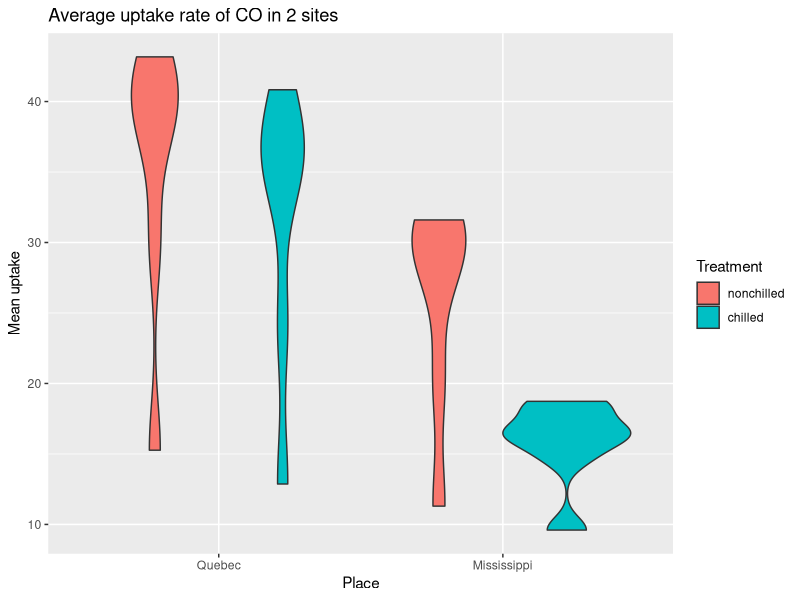

Here is the R script that generated this plot:
#Section 4
# 2 feb 2019
#Aadam Rawoot 

# Make use of any two built in datasets:
# Make use of the summarise, select, group_by functions
# Create at least two visualisations that were not done in the Intro R workshop use geom_plot

#Load libraries

library(tidyverse)

co2 <- datasets::CO2#rename dataset to add it to environment

summ_co2 <- co2 %>%#rename again and pipe
  group_by(Type, Treatment, conc) %>% #group by certain variables, used in code
  summarise(mn.up = mean(uptake),#summarise the mean and standard deviation uptake
            sd.up = sd(uptake))

ggplot(data = summ_co2, aes(x = Type, y = mn.up, fill = Treatment)) +#ggplot used to plot a graph, data used from the summarised data. aes is asthetics used to plot x and y entries on axis, fill used by treatment variable
  geom_violin() +#shape given
  labs(x = "Place", y = "Mean uptake") +#labs used to rename x and y axis
  ggtitle("Average uptake rate of CO in 2 sites") +#ggtitle used to give a title
  theme()#theme added to graph

 datasets::ToothGrowth#loaded dataset toothgrowth

  mn.sd <- ToothGrowth%>% #renamed and added to environment as mn.sd then piped
   group_by(supp, dose) %>%#group by used to group variables and then
   summarise(mn.ln = mean(len),#summarised average length and stdv length
            sd.ln = sd(len))
 
 
teeth_plot <- ToothGrowth#renamed teeth_plot
 
teeth_plot <- ggplot(mn.sd, aes(x = dose, y = mn.ln, fill = supp)) +#ggplot mn.sd data used
   geom_col(aes(fill = supp), position = "dodge", colour = "black") + #geom_col used to create columns
   geom_errorbar(aes(ymin = mn.ln - sd.ln,#geom_errorbar creates error bar
                     ymax = mn.ln + sd.ln), 
                 position = "dodge") +
    labs(x = "Dose (mg/d)", y = "Tooth length (mm)") +#labs used to rename x and y axis
  ggtitle("Dosage of supplements in relation to tooth growth")#creates title



#end of section 4!

